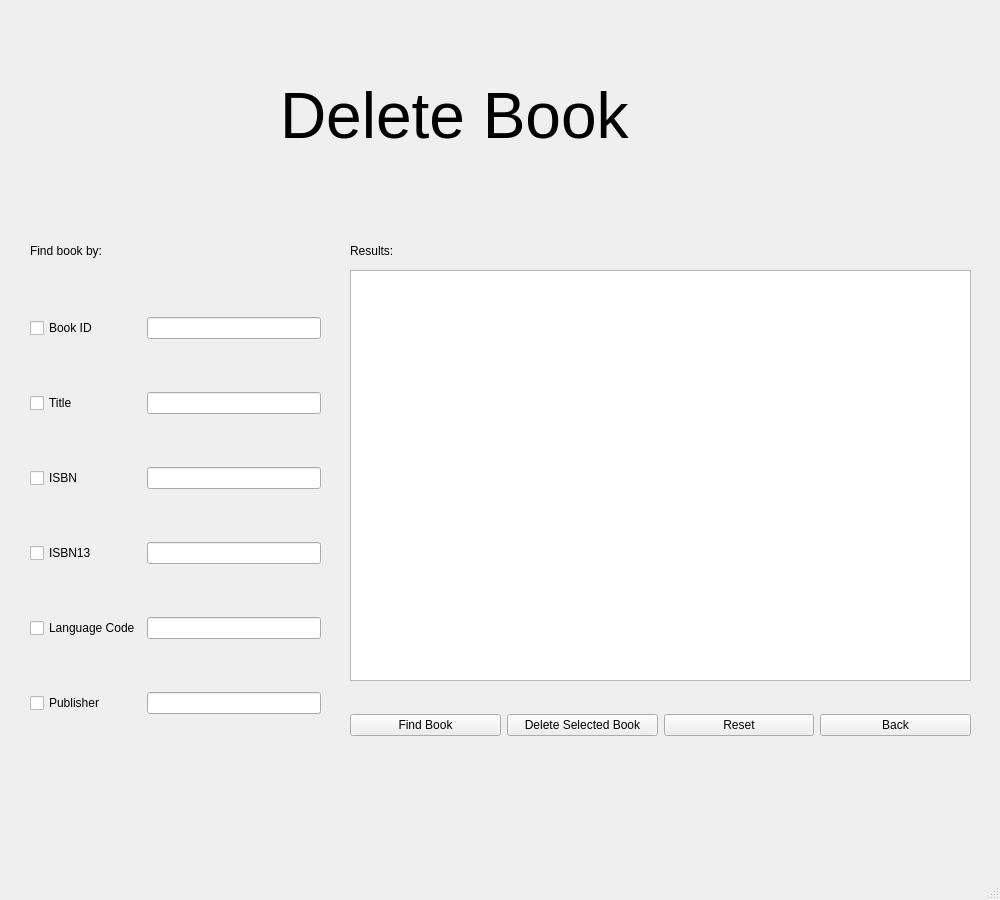
<?xml version="1.0" encoding="UTF-8"?>
<ui version="4.0">
 <class>DeleteBookWindow</class>
 <widget class="QMainWindow" name="DeleteBookWindow">
  <property name="geometry">
   <rect>
    <x>0</x>
    <y>0</y>
    <width>1000</width>
    <height>900</height>
   </rect>
  </property>
  <property name="minimumSize">
   <size>
    <width>1000</width>
    <height>900</height>
   </size>
  </property>
  <property name="maximumSize">
   <size>
    <width>1000</width>
    <height>900</height>
   </size>
  </property>
  <property name="windowTitle">
   <string>MainWindow</string>
  </property>
  <widget class="QWidget" name="centralwidget">
   <widget class="QLabel" name="label1">
    <property name="geometry">
     <rect>
      <x>280</x>
      <y>80</y>
      <width>431</width>
      <height>71</height>
     </rect>
    </property>
    <property name="font">
     <font>
      <pointsize>48</pointsize>
     </font>
    </property>
    <property name="text">
     <string>Delete Book</string>
    </property>
   </widget>
   <widget class="QWidget" name="gridLayoutWidget">
    <property name="geometry">
     <rect>
      <x>30</x>
      <y>270</y>
      <width>291</width>
      <height>491</height>
     </rect>
    </property>
    <layout class="QGridLayout" name="gridLayout">
     <item row="0" column="1">
      <widget class="QLineEdit" name="lineEdit1"/>
     </item>
     <item row="0" column="0">
      <widget class="QCheckBox" name="checkBox1">
       <property name="text">
        <string>Book ID</string>
       </property>
      </widget>
     </item>
     <item row="2" column="0">
      <widget class="QCheckBox" name="checkBox3">
       <property name="text">
        <string>ISBN</string>
       </property>
      </widget>
     </item>
     <item row="4" column="0">
      <widget class="QCheckBox" name="checkBox5">
       <property name="text">
        <string>Language Code</string>
       </property>
      </widget>
     </item>
     <item row="5" column="0">
      <widget class="QCheckBox" name="checkBox6">
       <property name="text">
        <string>Publisher</string>
       </property>
      </widget>
     </item>
     <item row="1" column="0">
      <widget class="QCheckBox" name="checkBox2">
       <property name="text">
        <string>Title</string>
       </property>
      </widget>
     </item>
     <item row="1" column="1">
      <widget class="QLineEdit" name="lineEdit2"/>
     </item>
     <item row="3" column="0">
      <widget class="QCheckBox" name="checkBox4">
       <property name="text">
        <string>ISBN13</string>
       </property>
      </widget>
     </item>
     <item row="4" column="1">
      <widget class="QLineEdit" name="lineEdit5"/>
     </item>
     <item row="5" column="1">
      <widget class="QLineEdit" name="lineEdit6"/>
     </item>
     <item row="3" column="1">
      <widget class="QLineEdit" name="lineEdit4"/>
     </item>
     <item row="2" column="1">
      <widget class="QLineEdit" name="lineEdit3"/>
     </item>
    </layout>
   </widget>
   <widget class="QLabel" name="label2">
    <property name="geometry">
     <rect>
      <x>30</x>
      <y>240</y>
      <width>81</width>
      <height>21</height>
     </rect>
    </property>
    <property name="text">
     <string>Find book by: </string>
    </property>
   </widget>
   <widget class="QListWidget" name="listWidget">
    <property name="geometry">
     <rect>
      <x>350</x>
      <y>270</y>
      <width>621</width>
      <height>411</height>
     </rect>
    </property>
   </widget>
   <widget class="QLabel" name="label3">
    <property name="geometry">
     <rect>
      <x>350</x>
      <y>240</y>
      <width>51</width>
      <height>21</height>
     </rect>
    </property>
    <property name="text">
     <string>Results: </string>
    </property>
   </widget>
   <widget class="QWidget" name="horizontalLayoutWidget">
    <property name="geometry">
     <rect>
      <x>350</x>
      <y>690</y>
      <width>621</width>
      <height>71</height>
     </rect>
    </property>
    <layout class="QHBoxLayout" name="horizontalLayout">
     <item>
      <widget class="QPushButton" name="pushButton1">
       <property name="text">
        <string>Find Book</string>
       </property>
      </widget>
     </item>
     <item>
      <widget class="QPushButton" name="pushButton2">
       <property name="text">
        <string>Delete Selected Book</string>
       </property>
      </widget>
     </item>
     <item>
      <widget class="QPushButton" name="pushButton3">
       <property name="text">
        <string>Reset</string>
       </property>
      </widget>
     </item>
     <item>
      <widget class="QPushButton" name="pushButton4">
       <property name="text">
        <string>Back</string>
       </property>
      </widget>
     </item>
    </layout>
   </widget>
  </widget>
  <widget class="QMenuBar" name="menubar">
   <property name="geometry">
    <rect>
     <x>0</x>
     <y>0</y>
     <width>1000</width>
     <height>26</height>
    </rect>
   </property>
  </widget>
  <widget class="QStatusBar" name="statusbar"/>
 </widget>
 <resources/>
 <connections/>
</ui>
